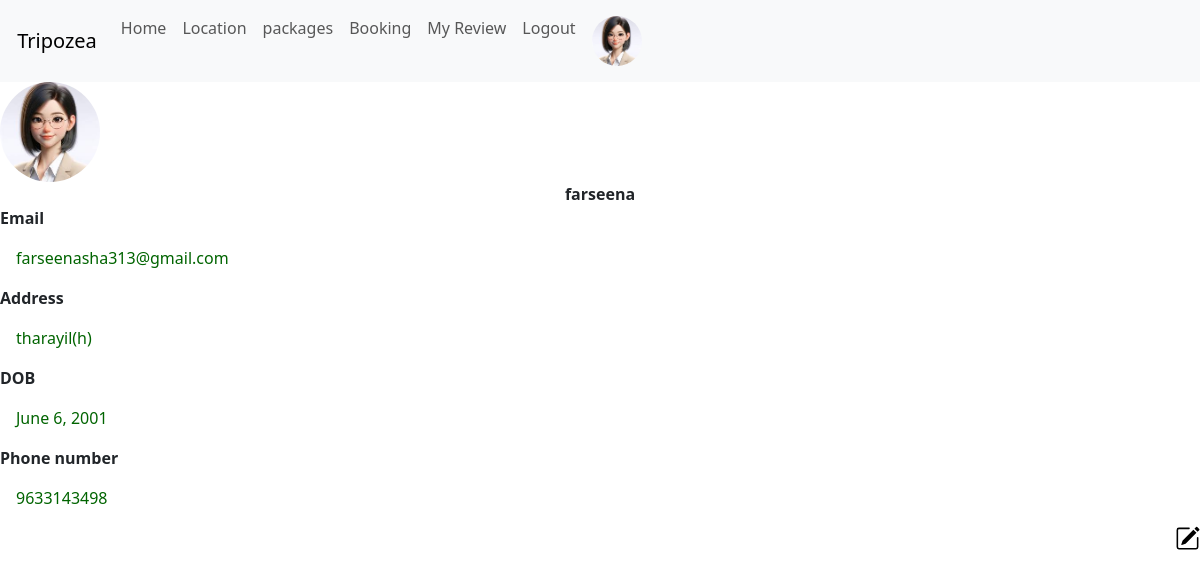
Page /user_profile (signed in) on the committed database.
### app1/models.py (models this page shows, shortened)
class Customer(models.Model):
    login_id = models.ForeignKey(All_login, on_delete=models.CASCADE)
    name = models.CharField(max_length=50)
    address = models.CharField(max_length=50)
    email = models.EmailField(max_length=50)
    phone = models.IntegerField(null=True,blank=True)
    dob = models.DateField()
    image = models.FileField()

### app1/views.py (the view)
# urls.py: path('user_profile',views.user_profile,name="user_profile"),
def user_profile(request):
    data = Customer.objects.get(login_id=request.user.id)
    return render(request,'user/user_profile.html',{'data':data})

### template/user/user_profile.html (shortened to what this page needs)
<html lang="en">
<head>
    {% load static %}
    <link href="https://cdn.jsdelivr.net/npm/bootstrap@5.3.3/dist/css/bootstrap.min.css" rel="stylesheet">
</head>
<body>
    <a href="user_profile">
        <nav class="navbar navbar-expand-lg bg-body-tertiary">
            <div class="container-fluid">
              <a class="navbar-brand" href="#">
                Tripozea</a>
              <div class="collapse navbar-collapse" id="navbarNav">
                <ul class="navbar-nav">
                  <li class="nav-item">
                    <a class="nav-link " aria-current="page" href="user_home">Home</a>
                  </li>
                  <li class="nav-item">
                    <a class="nav-link" href="">Location</a>
                  </li>
                  <li class="nav-item">
                    <a class="nav-link" href="{% url 'user_allpackage' %}">packages</a>
                  </li>
                  <li class="nav-item">
                    <a class="nav-link" href="{% url 'booking_history' %}">Booking</a>
                  </li>
                  <li class="nav-item">
                    <a class="nav-link" href="{% url 'view_review' %}">My Review</a>
                  </li>
                  <li class="nav-item">
                    <a class="nav-link" href="{% url 'all_logout' %}">Logout</a>
                  </li>
                  <li class="nav-item">
                    <a class="nav-link" href="{% url 'user_profile' %}"><img style="border-radius: 50%;width: 50px;" src="{{ data.image.url }}" alt=""></a>
                  </li>
                </ul>
              </div>
            </div>
          </nav>
    <div>
        <div><img style="border-radius: 50%;width: 100px;" src="{{ data.image.url }}" alt=""></div>
        <div style="font-weight: 600;" class="text-center">{{ data.name }}</div>
    </div>
    <div>
        <p style="font-weight: 600;">Email <br> <div style="color: darkgreen;" class="ms-3">{{ data.email }}</div></p>
        <p style="font-weight: 600;">Address <br><div style="color: darkgreen;" class="ms-3">{{ data.address }}</div></p>
        <p style="font-weight: 600;">DOB <br><div style="color: darkgreen;" class="ms-3">{{ data.dob }}</div></p>
        <p style="font-weight: 600;">Phone number <br><div style="color: darkgreen;" class="ms-3">{{ data.phone }}</div></p>
    </div>
    <div class="text-end ">
        <a href="useredit_profile">
        </a>
    </div>
    </a>
</body>
</html>

### rows in the picture
Customer: image (picture), name "farseena", email "farseenasha313@gmail.com", address "tharayil(h)", dob "June 6, 2001", phone "9633143498"
